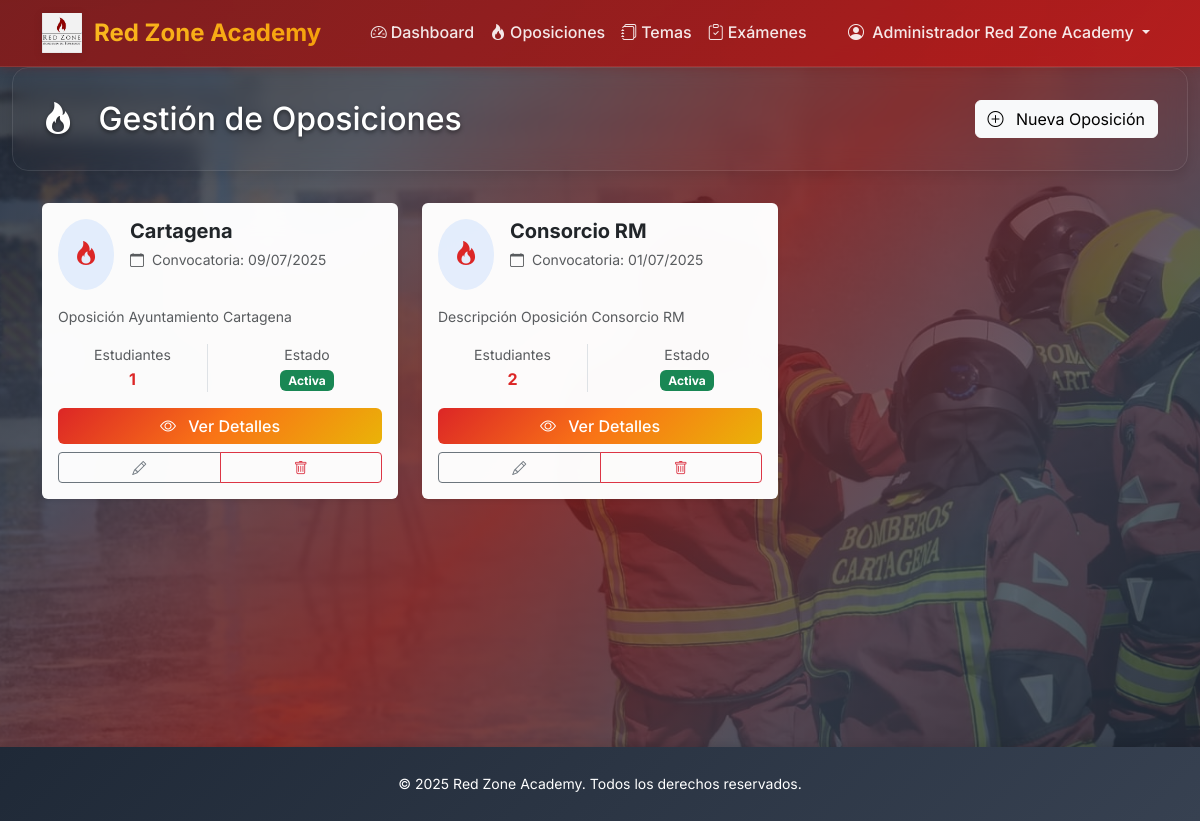
/dashboard/admin/oposiciones/ (signed in), run on an earlier commit of the app's database.
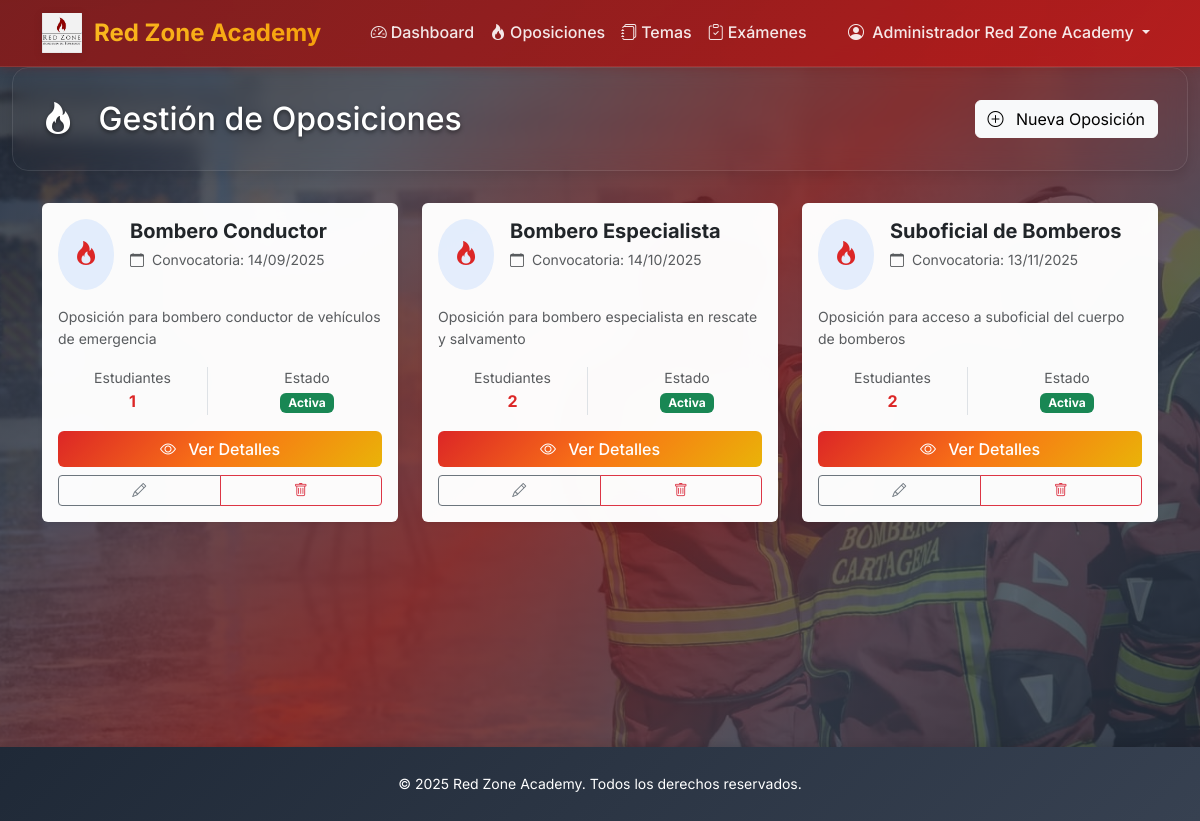
And on a later commit of the database.
### core/models.py (models this page shows, shortened)
class Oposicion(models.Model):
    nombre = models.CharField(max_length=200)
    descripcion = models.TextField()
    fecha_convocatoria = models.DateField()
    alumnos_con_acceso = models.ManyToManyField(
        User,
        limit_choices_to={'user_type': 'student'},
        blank=True,
        related_name='oposiciones_acceso'
    )
    created_at = models.DateTimeField(auto_now_add=True)
    updated_at = models.DateTimeField(auto_now=True)
    class Meta:
        verbose_name_plural = "Oposiciones"

### core/views.py (the view)
# urls.py: path('admin/oposiciones/', views.AdminOposicionListView.as_view(), name='admin_oposicion_list'),
class AdminOposicionListView(AdminRequiredMixin, ListView):
    model = Oposicion
    template_name = 'core/admin/oposicion_list.html'
    context_object_name = 'oposiciones'
    paginate_by = 15
    def get_queryset(self):
        return Oposicion.objects.prefetch_related('temas', 'alumnos_con_acceso')
    def get_context_data(self, **kwargs):
        context = super().get_context_data(**kwargs)
        context['title'] = 'Gestión de Oposiciones'
        return context

### accounts/models.py (called while the page is built)
    def is_admin(self):
        return self.user_type == 'admin'

### core/views.py (called while the page is built)
    def test_func(self):
        return self.request.user.is_authenticated and self.request.user.is_admin()

### templates/core/admin/oposicion_list.html (shortened to what the changed rows need)
{% extends 'base.html' %}
{% load humanize %}
{% block content %}
<div class="container-fluid d-flex flex-column" style="min-height: calc(100vh - 120px);">
    <div class="page-header">
        <div class="container">
            <div class="row align-items-center">
                <div class="col">
                    <h1 class="h2 mb-0">
                        <i class="bi bi-fire me-3"></i>
                        {{ title }}
                    </h1>
                </div>
            </div>
        </div>
    </div>
    <div class="container flex-grow-1">
        {% if oposiciones %}
            <div class="row">
                {% for oposicion in oposiciones %}
                    <div class="col-lg-4 col-md-6 mb-4">
                        <div class="card border-0 shadow-sm h-100 oposicion-card">
                            <div class="card-body d-flex flex-column">
                                <div class="d-flex align-items-start mb-3">
                                    <div class="bg-primary bg-opacity-10 rounded-circle p-3 me-3">
                                        <i class="bi bi-fire text-primary fs-4"></i>
                                    </div>
                                    <div class="flex-grow-1">
                                        <h5 class="card-title mb-1 fw-bold">
                                            {{ oposicion.nombre }}
                                        </h5>
                                        <small class="text-muted">
                                            <i class="bi bi-calendar me-1"></i>
                                            Convocatoria: {{ oposicion.fecha_convocatoria|date:"d/m/Y" }}
                                        </small>
                                    </div>
                                </div>
                                <div class="mb-3 flex-grow-1">
                                    <p class="text-muted small mb-0">
                                        {{ oposicion.descripcion|truncatechars:120 }}
                                    </p>
                                </div>
                                <div class="mb-3">
                                    <div class="row text-center">
                                        <div class="col-6">
                                            <div class="border-end">
                                                <small class="text-muted d-block">Estudiantes</small>
                                                <span class="fw-bold text-primary">
                                                    {{ oposicion.alumnos_con_acceso.count }}
                                                </span>
                                            </div>
                                        </div>
                                        <div class="col-6">
                                            <small class="text-muted d-block">Estado</small>
                                            <span class="badge bg-success">Activa</span>
                                        </div>
                                    </div>
                                </div>
                                <div class="d-grid gap-2">
                                    <a href="{% url 'core:oposicion_detail' oposicion.pk %}"
                                       class="btn btn-primary">
                                        <i class="bi bi-eye me-2"></i>
                                        Ver Detalles
                                    </a>
                                    {% if user.is_admin %}
                                        <div class="btn-group" role="group">
                                            <a href="{% url 'core:admin_oposicion_update' oposicion.pk %}"
                                               class="btn btn-outline-secondary btn-sm">
                                                <i class="bi bi-pencil"></i>
                                            </a>
                                            <a href="{% url 'core:admin_oposicion_delete' oposicion.pk %}"
                                               class="btn btn-outline-danger btn-sm">
                                                <i class="bi bi-trash"></i>
                                            </a>
                                        </div>
                                    {% endif %}
                                </div>
                            </div>
                        </div>
                    </div>
                {% endfor %}
            </div>
        {% endif %}
    </div>
</div>
{% endblock %}

What changed in the data, as far as the page shows it:
removed Oposicion: nombre "Cartagena", fecha_convocatoria "09/07/2025", descripcion "Oposición Ayuntamiento Cartagena", alumnos_con_acceso.count "1"
removed Oposicion: nombre "Consorcio RM", fecha_convocatoria "01/07/2025", descripcion "Descripción Oposición Consorcio RM", alumnos_con_acceso.count "2"
added Oposicion: nombre "Bombero Conductor", fecha_convocatoria "14/09/2025", descripcion "Oposición para bombero conductor de vehículos de emergencia", alumnos_con_acceso.count "1"
added Oposicion: nombre "Bombero Especialista", fecha_convocatoria "14/10/2025", descripcion "Oposición para bombero especialista en rescate y salvamento", alumnos_con_acceso.count "2"
added Oposicion: nombre "Suboficial de Bomberos", fecha_convocatoria "13/11/2025", descripcion "Oposición para acceso a suboficial del cuerpo de bomberos", alumnos_con_acceso.count "2"
